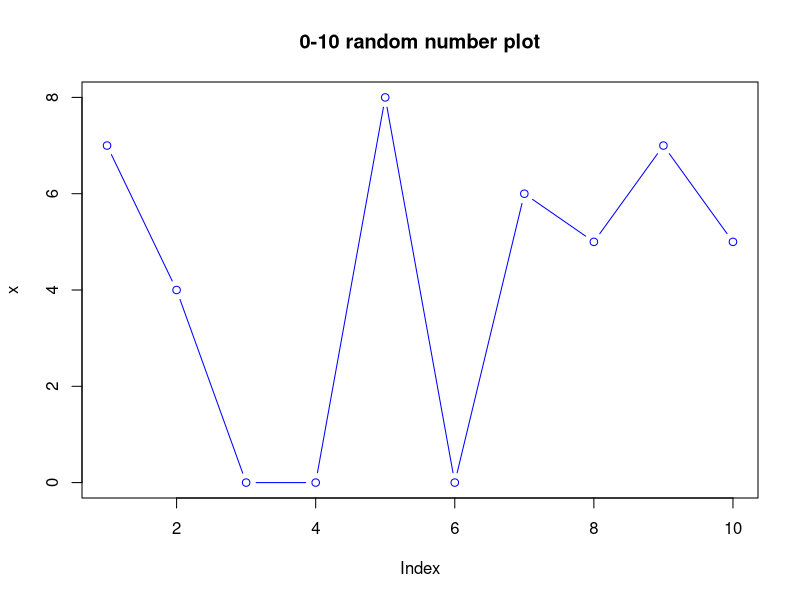
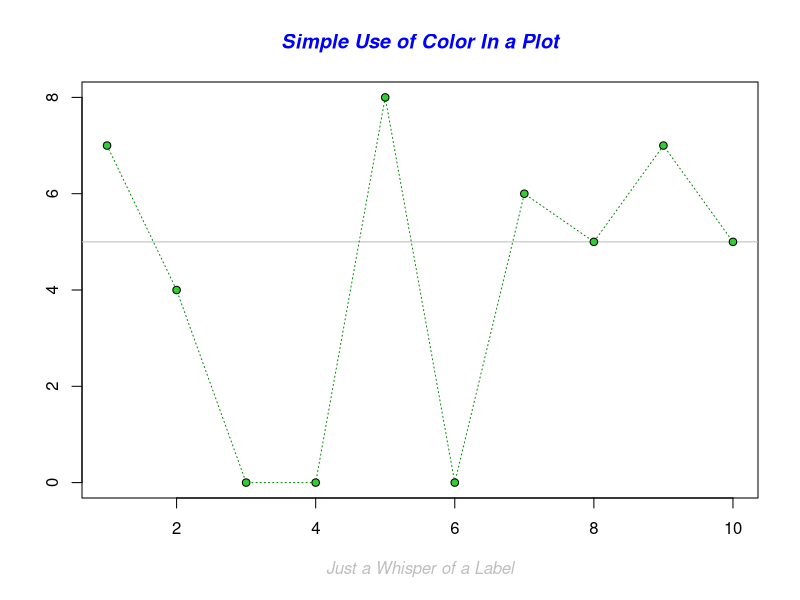
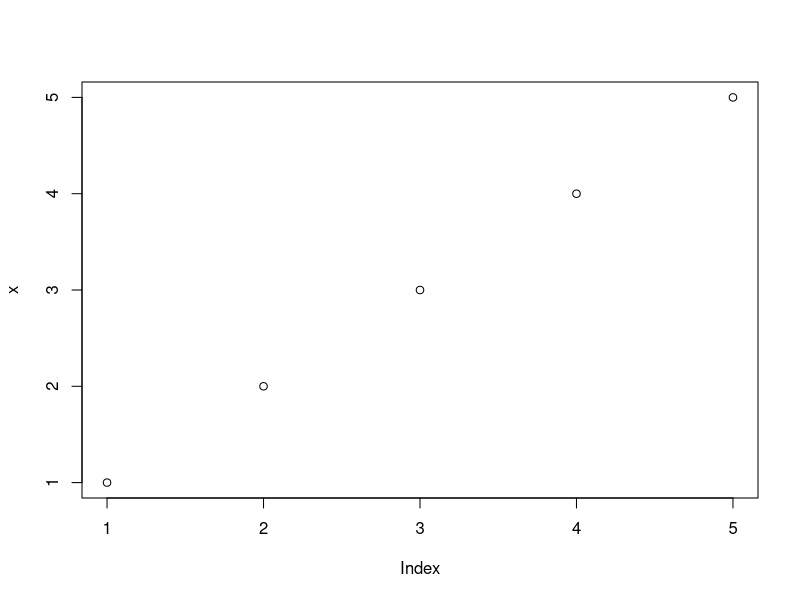
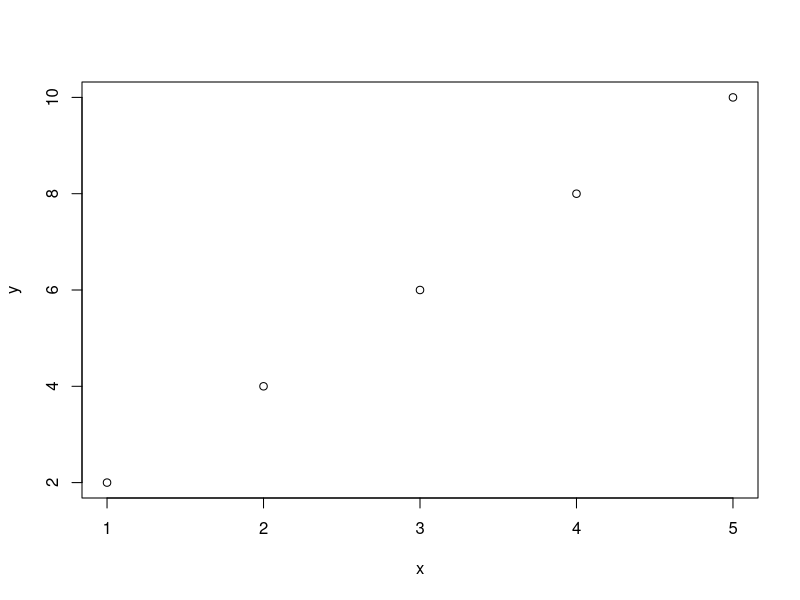
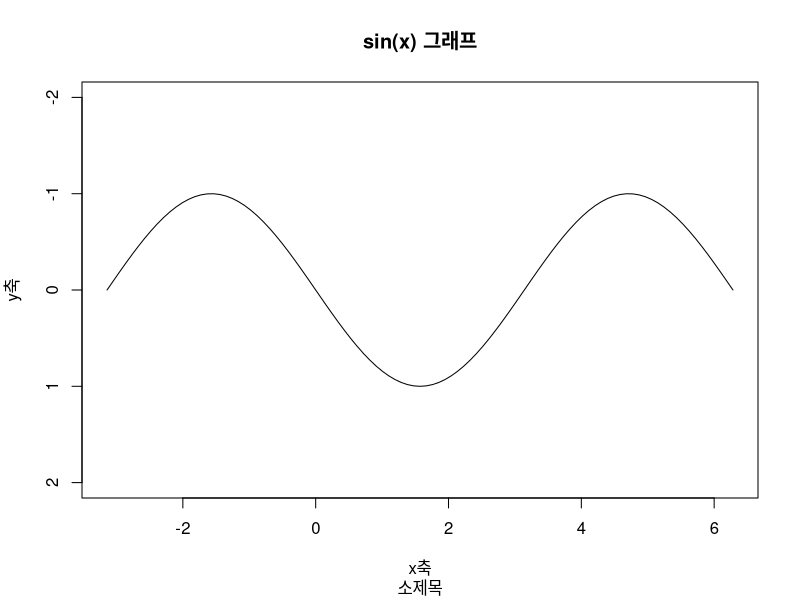
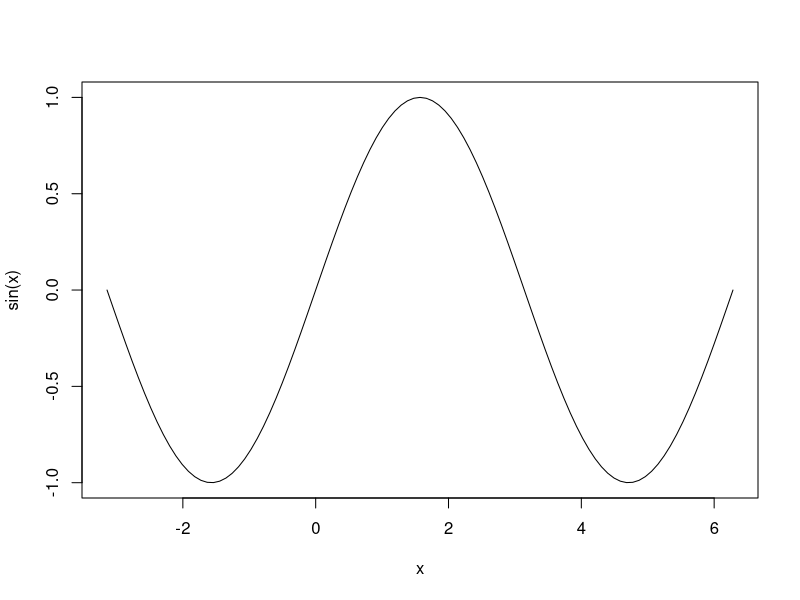
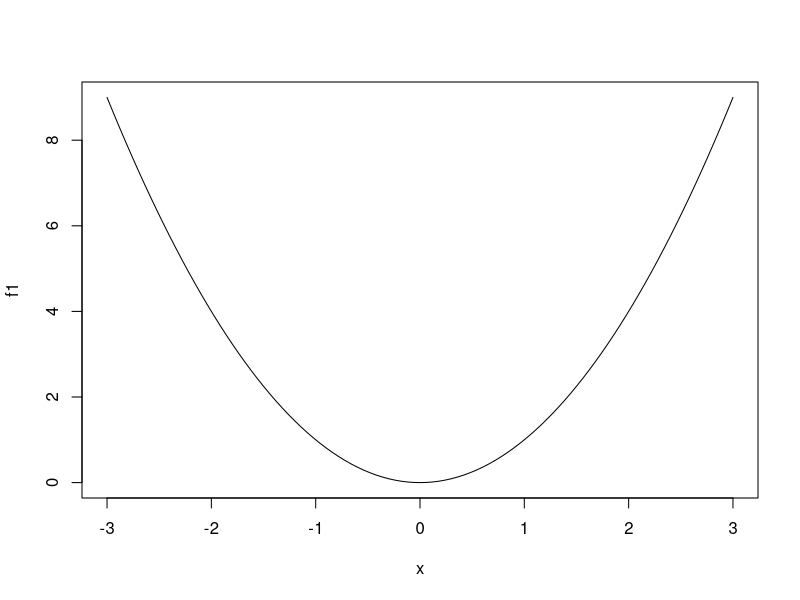
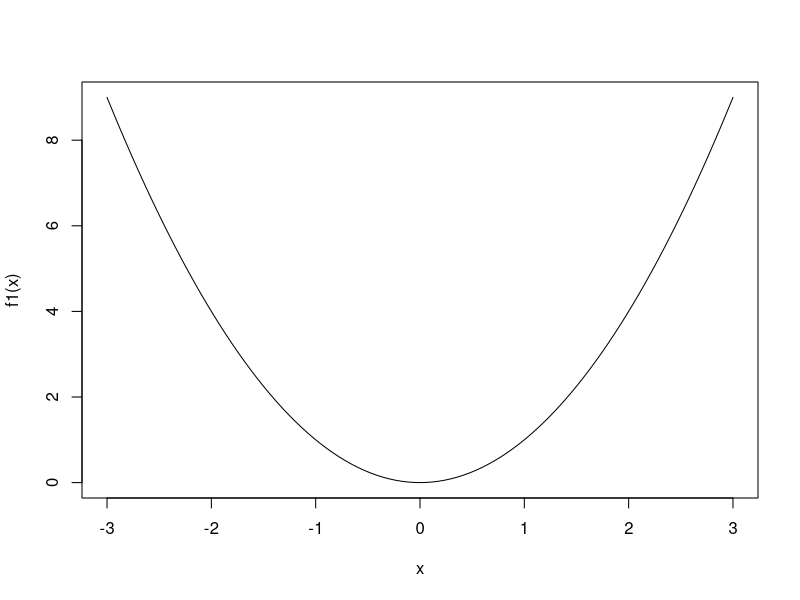

The R script that drew these images, in order: (Note: this script raises an error after producing the figures.)
# d0405_2 Data Visualization

#데이터준비
(x = runif(10)) # 0-1사이의10개난수발생
(x = as.integer(x * 10)) # 0-10사이정수값으로변경
# x를파란색점선타입으로plot, 제목설정
plot(x, main="0-10 random number plot", type="b", col="blue")

#비어있는plot에선, 점을그리고제목을설정
plot(x, ann=FALSE, type = "n") #x,y축라벨없이, no plotting.
abline(h = 5, col = "gray") #gray 색상으로y축5에선그리기
lines(x, col = "green4", lty= "dotted") # x값을그린4 색상, 점선으로그리기
points(x, bg= "limegreen", pch= 21) #x값을limegreen색으로채워진원점으로그리기
#주제목(main), x축제목(xlab) 설정
title(main = "Simple Use of Color In a Plot", xlab= "Just a Whisper of a Label",
      col.main= "blue", col.lab= "gray", cex.main= 1.2, cex.lab= 1.0, font.main= 4, font.lab= 3)
plot.new() #plot 지우기, frame()

#plot()
x = 1:5
y = seq(2,10,2)
plot(x)
plot(x,y)
plot(sin,-pi, 2*pi, ylim = c(2,-2), xlab = "x축", ylab = "y축", main = "sin(x) 그래프", sub = "소제목") #함수그래프 plot(함수,sin, cos)
curve(sin,-pi, 2*pi) #함수그래프

#사용자정의함수그래프예
f1 = function(x){
  x^2
}
plot(f1, -3,3)
curve(f1(x), -3, 3)
#표준정규분포함수
gauss.density=function(x){
  1/ sqrt(s*pi) * exp(-x^2 /2)
}
plot(gauss.density,-3, 3)


#함수인수2개이상일경우함수그래프예
f2 = function(x,y){
  2*x*y + x^2+y^2
}
curve(f2(x,4), -3,3)

y= c(1,3,2,4,8,5,7,6,9)
plot(y, main=" Simple Time Series")
plot(y, main=" Simple Time Series", ylim=c(0,10), type="l") #제목, y축범위, type 선설정
par(new = T) #그래프겹쳐그리기
z = c(6,5,8,4,2,9,3,1,7)
plot(z, ylim=c(0,10), type="b", ylab="", col="red") #type선,점선택, 색상red


y= c(1,3,2,4,8,5,7,6,9)
z = c(6,5,8,4,2,9,3,1,7)
plot(y, ylim=c(0,10), ylab="", pch=1) # 원모양의점플롯
par(new = T)
plot(z, ylim=c(0,10), ylab="", pch=15, col="blue") #파란색사각점플롯

#조건에따른모양설정
data(sleep)
plot( sleep$extra, col=ifelse(sleep$group== 1,"red","blue"))
plot( sleep$extra, pch=ifelse(sleep$extra < 0,"X","O"))

#점추가
data(iris)
with (iris , {
  plot (NULL , xlim=c(0, 5) , ylim=c(0, 10) ,
        xlab=" width ", ylab=" length ", main =" iris ", type ="n")
  points ( Sepal.Width, Sepal.Length, pch=20)
  points ( Petal.Width, Petal.Length, pch="+", col="red")
})

#[0, 2π]까지sin 그래프
x = seq (0, 2*pi , 0.1)
y = sin(x)
plot (x, y, cex=.5 , col ="red ") #점크기를작게(cex디폴트1)
lines (x, y)

# 직선을 그리는 함수
plot (cars , xlim=c(0, 25) )
abline(a=-5, b=3.5 , col ="red ") #절편-5, 기울기b인직선
abline(h= mean ( cars $ dist), lty=2, col =" blue ") #dist평균수평선
abline(v= mean ( cars $ speed ), lty=2, col =" green ") #speed평균수직선

# text : 그래프에 문자를 그리는 함수
plot (cars$dist)
text(5, 100, "cars1", cex=2) #5,100위치에크기2, 문자
#20,100위치에45도각도로빨간색문자
text(20, 100, "cars45", srt=45, col='red')
#최대값의위치에문자와빨간색큰점그리기
max = which.max(cars$dist)
text(max, cars$dist[max]-4, "carsMax", col='red')
points(max, cars$dist[max], pch=16, col='red', cex=2)

# legend : 범례 기호설명표를 표시
plot(sin, -pi, pi, xlab="x", ylab="y", lty=1)
plot(cos, -pi, pi, lty=2, add=T)
legend("bottomright", lty=1:2, c("sin", "cos"))

#x^1, x^2, x^3 그래프에범례지정예
square = function(x,y) x ^ y
curve(square(x, 1), xlim=c(-2,2), ylim=c(-4,4), ylab="x ^ y", col=1)
par(new=T) #겹쳐그리기
curve(square(x, 2), xlim=c(-2,2), ylim=c(-4,4), ylab="", col=2)
par(new=T)#겹쳐그리기
curve(square(x, 3), xlim=c(-2,2), ylim=c(-4,4), ylab="", col=3)
legend("top", lty= 1, col=1:3, c("x^1", "x^2", "x^3")) #범례

# title
data(sleep)
plot( sleep$extra, col=ifelse(sleep$group== 1, "red","blue"), xlab="")
title(main = "Main title", xlab= "Sub title", col.main = "blue", col.lab= "red" )

# axis
# Normal Distribution
#평균0, 표준편차1인정규분포를따르는임의수7개추출하여그리기
x = rnorm(7)
#축을없애고그리기
plot(1:7, x , main = "axis() examples", type = "s", ylim=c(-3, 3), axes = F, col = "red")
box() #테두리그리기
#axis() 축그리기, side : 1=below, 2=left, 3=above and 4=right
#아래축라벨을파란색으로지정
axis(side=1, col.axis= "blue")
#왼쪽축, -3~3까지4개눈금,파랑색점선굵기0.5,
axis(side=2, yaxp=c(-3,3, 4), col = "blue", lty= 2, lwd= 0.5)
#위축, 1:7 범위를A:G로표기, 금색점선굵기0.5,
axis(side=3, 1:7, LETTERS[1:7], col = "gold", lty= 2, lwd= 0.5)
#오른쪽축, 보라색굵기2 선, 축라벨색어두운보라색
axis(side=4, col = "violet", col.axis= "dark violet", lwd= 2)

# 정규분포함수그래프를파일에저장
#파일디바이스를열어서그리기
pdf(file="nd1.pdf") #pdf 디바이스열기
curve(dnorm, -4, 4, main="Normal Distribution") #그리기
dev.off() #디바이스닫기
#그래프디바이스에그려진그래프를파일디바이스로복사
curve(dnorm, -4, 4, main="Normal Distribution") #그리기
dev.copy(jpeg, "nd2.jpg") #jpg 디바이스로출력
dev.off() #디바이스닫기


